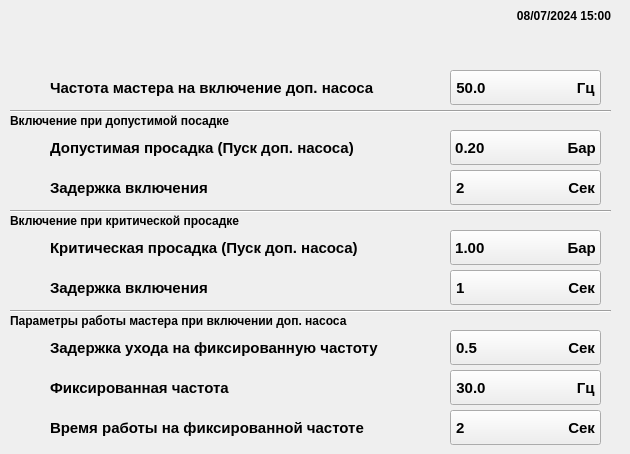
     <widget class="QWidget" name="Settings_Station_Settings_Turn_On_Extra_Pumps_page">
      <widget class="QLabel" name="station_settings_turn_on_extra_pumps_icon_label_1_1">
       <property name="geometry">
        <rect>
         <x>10</x>
         <y>70</y>
         <width>40</width>
         <height>35</height>
        </rect>
       </property>
       <property name="text">
        <string/>
       </property>
      </widget>
      <widget class="QLabel" name="station_settings_turn_on_extra_pumps_time_label">
       <property name="geometry">
        <rect>
         <x>480</x>
         <y>0</y>
         <width>141</width>
         <height>31</height>
        </rect>
       </property>
       <property name="font">
        <font>
         <family>Arial</family>
         <pointsize>9</pointsize>
         <weight>75</weight>
         <bold>true</bold>
        </font>
       </property>
       <property name="text">
        <string>08/07/2024 15:00   </string>
       </property>
       <property name="alignment">
        <set>Qt::AlignRight|Qt::AlignTrailing|Qt::AlignVCenter</set>
       </property>
      </widget>
      <widget class="QLabel" name="label_138">
       <property name="geometry">
        <rect>
         <x>50</x>
         <y>70</y>
         <width>331</width>
         <height>35</height>
        </rect>
       </property>
       <property name="font">
        <font>
         <family>Arial</family>
         <pointsize>11</pointsize>
         <weight>75</weight>
         <bold>true</bold>
        </font>
       </property>
       <property name="text">
        <string>Частота мастера на включение доп. насоса</string>
       </property>
      </widget>
      <widget class="QLabel" name="label_139">
       <property name="geometry">
        <rect>
         <x>50</x>
         <y>130</y>
         <width>331</width>
         <height>35</height>
        </rect>
       </property>
       <property name="font">
        <font>
         <family>Arial</family>
         <pointsize>11</pointsize>
         <weight>75</weight>
         <bold>true</bold>
        </font>
       </property>
       <property name="text">
        <string>Допустимая просадка (Пуск доп. насоса)</string>
       </property>
      </widget>
      <widget class="QLabel" name="label_140">
       <property name="geometry">
        <rect>
         <x>50</x>
         <y>170</y>
         <width>261</width>
         <height>35</height>
        </rect>
       </property>
       <property name="font">
        <font>
         <family>Arial</family>
         <pointsize>11</pointsize>
         <weight>75</weight>
         <bold>true</bold>
        </font>
       </property>
       <property name="text">
        <string>Задержка включения</string>
       </property>
      </widget>
      <widget class="QLabel" name="label_141">
       <property name="geometry">
        <rect>
         <x>50</x>
         <y>230</y>
         <width>331</width>
         <height>35</height>
        </rect>
       </property>
       <property name="font">
        <font>
         <family>Arial</family>
         <pointsize>11</pointsize>
         <weight>75</weight>
         <bold>true</bold>
        </font>
       </property>
       <property name="text">
        <string>Критическая просадка (Пуск доп. насоса)</string>
       </property>
      </widget>
      <widget class="QLabel" name="label_142">
       <property name="geometry">
        <rect>
         <x>50</x>
         <y>270</y>
         <width>261</width>
         <height>35</height>
        </rect>
       </property>
       <property name="font">
        <font>
         <family>Arial</family>
         <pointsize>11</pointsize>
         <weight>75</weight>
         <bold>true</bold>
        </font>
       </property>
       <property name="text">
        <string>Задержка включения</string>
       </property>
      </widget>
      <widget class="QLabel" name="label_143">
       <property name="geometry">
        <rect>
         <x>50</x>
         <y>330</y>
         <width>331</width>
         <height>35</height>
        </rect>
       </property>
       <property name="font">
        <font>
         <family>Arial</family>
         <pointsize>11</pointsize>
         <weight>75</weight>
         <bold>true</bold>
        </font>
       </property>
       <property name="text">
        <string>Задержка ухода на фиксированную частоту</string>
       </property>
      </widget>
      <widget class="QLabel" name="label_144">
       <property name="geometry">
        <rect>
         <x>50</x>
         <y>370</y>
         <width>261</width>
         <height>35</height>
        </rect>
       </property>
       <property name="font">
        <font>
         <family>Arial</family>
         <pointsize>11</pointsize>
         <weight>75</weight>
         <bold>true</bold>
        </font>
       </property>
       <property name="text">
        <string>Фиксированная частота</string>
       </property>
      </widget>
      <widget class="QLabel" name="label_145">
       <property name="geometry">
        <rect>
         <x>50</x>
         <y>410</y>
         <width>331</width>
         <height>35</height>
        </rect>
       </property>
       <property name="font">
        <font>
         <family>Arial</family>
         <pointsize>11</pointsize>
         <weight>75</weight>
         <bold>true</bold>
        </font>
       </property>
       <property name="text">
        <string>Время работы на фиксированной частоте</string>
       </property>
      </widget>
      <widget class="QLabel" name="label_146">
       <property name="geometry">
        <rect>
         <x>10</x>
         <y>110</y>
         <width>231</width>
         <height>21</height>
        </rect>
       </property>
       <property name="font">
        <font>
         <family>Arial</family>
         <pointsize>9</pointsize>
         <weight>75</weight>
         <bold>true</bold>
        </font>
       </property>
       <property name="text">
        <string>Включение при допустимой посадке</string>
       </property>
      </widget>
      <widget class="QLabel" name="label_147">
       <property name="geometry">
        <rect>
         <x>10</x>
         <y>210</y>
         <width>241</width>
         <height>21</height>
        </rect>
       </property>
       <property name="font">
        <font>
         <family>Arial</family>
         <pointsize>9</pointsize>
         <weight>75</weight>
         <bold>true</bold>
        </font>
       </property>
       <property name="text">
        <string>Включение при критической просадке</string>
       </property>
      </widget>
      <widget class="QLabel" name="label_148">
       <property name="geometry">
        <rect>
         <x>10</x>
         <y>310</y>
         <width>341</width>
         <height>21</height>
        </rect>
       </property>
       <property name="font">
        <font>
         <family>Arial</family>
         <pointsize>9</pointsize>
         <weight>75</weight>
         <bold>true</bold>
        </font>
       </property>
       <property name="text">
        <string>Параметры работы мастера при включении доп. насоса</string>
       </property>
      </widget>
      <widget class="Line" name="station_settings_turn_on_extra_pumps_line_1">
       <property name="geometry">
        <rect>
         <x>10</x>
         <y>110</y>
         <width>601</width>
         <height>2</height>
        </rect>
       </property>
       <property name="frameShadow">
        <enum>QFrame::Sunken</enum>
       </property>
       <property name="orientation">
        <enum>Qt::Horizontal</enum>
       </property>
      </widget>
      <widget class="QLabel" name="station_settings_turn_on_extra_pumps_icon_label_2">
       <property name="geometry">
        <rect>
         <x>10</x>
         <y>130</y>
         <width>40</width>
         <height>35</height>
        </rect>
       </property>
       <property name="text">
        <string/>
       </property>
      </widget>
      <widget class="QLabel" name="station_settings_turn_on_extra_pumps_icon_label_3_1">
       <property name="geometry">
        <rect>
         <x>10</x>
         <y>170</y>
         <width>40</width>
         <height>35</height>
        </rect>
       </property>
       <property name="text">
        <string/>
       </property>
      </widget>
      <widget class="Line" name="station_settings_turn_on_extra_pumps_line_2">
       <property name="geometry">
        <rect>
         <x>10</x>
         <y>210</y>
         <width>601</width>
         <height>2</height>
        </rect>
       </property>
       <property name="frameShadow">
        <enum>QFrame::Sunken</enum>
       </property>
       <property name="orientation">
        <enum>Qt::Horizontal</enum>
       </property>
      </widget>
      <widget class="QLabel" name="station_settings_turn_on_extra_pumps_icon_label_4">
       <property name="geometry">
        <rect>
         <x>10</x>
         <y>230</y>
         <width>40</width>
         <height>35</height>
        </rect>
       </property>
       <property name="text">
        <string/>
       </property>
      </widget>
      <widget class="QLabel" name="station_settings_turn_on_extra_pumps_icon_label_3_2">
       <property name="geometry">
        <rect>
         <x>10</x>
         <y>270</y>
         <width>40</width>
         <height>35</height>
        </rect>
       </property>
       <property name="text">
        <string/>
       </property>
      </widget>
      <widget class="Line" name="station_settings_turn_on_extra_pumps_line_3">
       <property name="geometry">
        <rect>
         <x>10</x>
         <y>310</y>
         <width>601</width>
         <height>2</height>
        </rect>
       </property>
       <property name="frameShadow">
        <enum>QFrame::Sunken</enum>
       </property>
       <property name="orientation">
        <enum>Qt::Horizontal</enum>
       </property>
      </widget>
      <widget class="QLabel" name="station_settings_turn_on_extra_pumps_icon_label_3_3">
       <property name="geometry">
        <rect>
         <x>10</x>
         <y>330</y>
         <width>40</width>
         <height>35</height>
        </rect>
       </property>
       <property name="text">
        <string/>
       </property>
      </widget>
      <widget class="QLabel" name="station_settings_turn_on_extra_pumps_icon_label_1_2">
       <property name="geometry">
        <rect>
         <x>10</x>
         <y>370</y>
         <width>40</width>
         <height>35</height>
        </rect>
       </property>
       <property name="text">
        <string/>
       </property>
      </widget>
      <widget class="QLabel" name="station_settings_turn_on_extra_pumps_icon_label_5">
       <property name="geometry">
        <rect>
         <x>10</x>
         <y>410</y>
         <width>40</width>
         <height>35</height>
        </rect>
       </property>
       <property name="text">
        <string/>
       </property>
      </widget>
      <widget class="QLabel" name="shield_32_label">
       <property name="geometry">
        <rect>
         <x>410</x>
         <y>70</y>
         <width>40</width>
         <height>35</height>
        </rect>
       </property>
       <property name="text">
        <string/>
       </property>
      </widget>
      <widget class="QLabel" name="shield_33_label">
       <property name="geometry">
        <rect>
         <x>410</x>
         <y>130</y>
         <width>40</width>
         <height>35</height>
        </rect>
       </property>
       <property name="text">
        <string/>
       </property>
      </widget>
      <widget class="QLabel" name="shield_34_label">
       <property name="geometry">
        <rect>
         <x>410</x>
         <y>170</y>
         <width>40</width>
         <height>35</height>
        </rect>
       </property>
       <property name="text">
        <string/>
       </property>
      </widget>
      <widget class="QLabel" name="shield_35_label">
       <property name="geometry">
        <rect>
         <x>410</x>
         <y>230</y>
         <width>40</width>
         <height>35</height>
        </rect>
       </property>
       <property name="text">
        <string/>
       </property>
      </widget>
      <widget class="QLabel" name="shield_36_label">
       <property name="geometry">
        <rect>
         <x>410</x>
         <y>270</y>
         <width>40</width>
         <height>35</height>
        </rect>
       </property>
       <property name="text">
        <string/>
       </property>
      </widget>
      <widget class="QLabel" name="shield_37_label">
       <property name="geometry">
        <rect>
         <x>410</x>
         <y>330</y>
         <width>40</width>
         <height>35</height>
        </rect>
       </property>
       <property name="text">
        <string/>
       </property>
      </widget>
      <widget class="QLabel" name="shield_38_label">
       <property name="geometry">
        <rect>
         <x>410</x>
         <y>370</y>
         <width>40</width>
         <height>35</height>
        </rect>
       </property>
       <property name="text">
        <string/>
       </property>
      </widget>
      <widget class="QLabel" name="shield_39_label">
       <property name="geometry">
        <rect>
         <x>410</x>
         <y>410</y>
         <width>40</width>
         <height>35</height>
        </rect>
       </property>
       <property name="text">
        <string/>
       </property>
      </widget>
      <widget class="QPushButton" name="station_settings_turn_on_extra_pumps_master_frequency_on_extra_pump_start_pushButton">
       <property name="geometry">
        <rect>
         <x>450</x>
         <y>70</y>
         <width>151</width>
         <height>35</height>
        </rect>
       </property>
       <property name="font">
        <font>
         <family>Arial</family>
         <pointsize>11</pointsize>
         <weight>75</weight>
         <bold>true</bold>
        </font>
       </property>
       <property name="text">
        <string>50.0                      Гц</string>
       </property>
      </widget>
      <widget class="QPushButton" name="station_settings_turn_on_extra_pumps_acceptable_drawdown_pushButton">
       <property name="geometry">
        <rect>
         <x>450</x>
         <y>130</y>
         <width>151</width>
         <height>35</height>
        </rect>
       </property>
       <property name="font">
        <font>
         <family>Arial</family>
         <pointsize>11</pointsize>
         <weight>75</weight>
         <bold>true</bold>
        </font>
       </property>
       <property name="text">
        <string>0.20                    Бар</string>
       </property>
      </widget>
      <widget class="QPushButton" name="station_settings_turn_on_extra_pumps_delay_for_critical_drawdown_pushButton">
       <property name="geometry">
        <rect>
         <x>450</x>
         <y>170</y>
         <width>151</width>
         <height>35</height>
        </rect>
       </property>
       <property name="font">
        <font>
         <family>Arial</family>
         <pointsize>11</pointsize>
         <weight>75</weight>
         <bold>true</bold>
        </font>
       </property>
       <property name="text">
        <string>2                         Сек</string>
       </property>
      </widget>
      <widget class="QPushButton" name="station_settings_turn_on_extra_pumps_critical_drawdown_pushButton">
       <property name="geometry">
        <rect>
         <x>450</x>
         <y>230</y>
         <width>151</width>
         <height>35</height>
        </rect>
       </property>
       <property name="font">
        <font>
         <family>Arial</family>
         <pointsize>11</pointsize>
         <weight>75</weight>
         <bold>true</bold>
        </font>
       </property>
       <property name="text">
        <string>1.00                    Бар</string>
       </property>
      </widget>
      <widget class="QPushButton" name="station_settings_turn_on_extra_pumps_delay_for_acceptable_drawdown_pushButton">
       <property name="geometry">
        <rect>
         <x>450</x>
         <y>270</y>
         <width>151</width>
         <height>35</height>
        </rect>
       </property>
       <property name="font">
        <font>
         <family>Arial</family>
         <pointsize>11</pointsize>
         <weight>75</weight>
         <bold>true</bold>
        </font>
       </property>
       <property name="text">
        <string>1                         Сек</string>
       </property>
      </widget>
      <widget class="QPushButton" name="station_settings_turn_on_extra_pumps_delay_for_leaving_to_fixed_frequency_pushButton">
       <property name="geometry">
        <rect>
         <x>450</x>
         <y>330</y>
         <width>151</width>
         <height>35</height>
        </rect>
       </property>
       <property name="font">
        <font>
         <family>Arial</family>
         <pointsize>11</pointsize>
         <weight>75</weight>
         <bold>true</bold>
        </font>
       </property>
       <property name="text">
        <string>0.5                      Сек</string>
       </property>
      </widget>
      <widget class="QPushButton" name="station_settings_turn_on_extra_pumps_fixed_frequency_pushButton">
       <property name="geometry">
        <rect>
         <x>450</x>
         <y>370</y>
         <width>151</width>
         <height>35</height>
        </rect>
       </property>
       <property name="font">
        <font>
         <family>Arial</family>
         <pointsize>11</pointsize>
         <weight>75</weight>
         <bold>true</bold>
        </font>
       </property>
       <property name="text">
        <string>30.0                      Гц</string>
       </property>
      </widget>
      <widget class="QPushButton" name="station_settings_turn_on_extra_pumps_operating_time_at_fixed_frequency_pushButton">
       <property name="geometry">
        <rect>
         <x>450</x>
         <y>410</y>
         <width>151</width>
         <height>35</height>
        </rect>
       </property>
       <property name="font">
        <font>
         <family>Arial</family>
         <pointsize>11</pointsize>
         <weight>75</weight>
         <bold>true</bold>
        </font>
       </property>
       <property name="text">
        <string>2                         Сек</string>
       </property>
      </widget>
     </widget>
